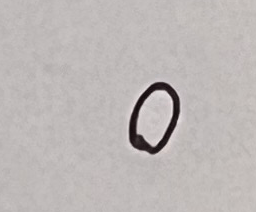
#> input picture old/0/0.png, 256 x 212 px; its folder holds only this picture in this run
$ python oldpictonew.py
#> lines starting #> are read from the running program, lines starting #| are printed output that depends on the picture; after the words box and inside, x2 and y2 are one past the last pixel; in counts of white or black regions, pixels touching at a corner belong together
### prepic.py
import cv2
import numpy as np


def image_preprocessing(imgpath):
    img = cv2.imdecode(np.fromfile(imgpath, dtype=np.uint8), -1)
    # 对图片边界进行扩展，防止后续裁剪时因边界值造成越界
    img = cv2.copyMakeBorder(img, 10, 10, 10, 10, cv2.BORDER_CONSTANT, value=(200, 200, 200))
    # 图像灰度化
    img = cv2.cvtColor(img, cv2.COLOR_BGR2GRAY)
    # 图像高斯降噪
    img = cv2.GaussianBlur(img, (5, 5), 0, 0, cv2.BORDER_DEFAULT)
    # 检测图像变化值最大的边缘
    img_edge1 = cv2.Canny(img, 100, 200)

    # 检测有效图像四面边界
    rows, cols = np.where(img_edge1 == 255)
    # 上
    min_row = np.min(rows)
    # 下
    max_row = np.max(rows)
    # 左
    min_col = np.min(cols)
    # 右
    max_col = np.max(cols)
    rows = max_row - min_row
    cols = max_col - min_col
    # 方形切片截取有效图片
    img = img[min_row:max_row + 1, min_col:max_col + 1]

    # 将图像转变成纯黑白
    img = np.where(img < 150, 255, 0)

    height, width = img.shape[:2]

    # 计算图像的最大边长
    max_side = max(height, width)

    # 创建一个正方形的白色背景
    square = np.full((max_side, max_side), 0, dtype=np.uint8)

    # 计算将图像放置在正方形中心的坐标
    x_pos = (max_side - width) // 2
    y_pos = (max_side - height) // 2

    # 将图像放置在正方形中心
    square[y_pos:y_pos + height, x_pos:x_pos + width] = img
    img = cv2.copyMakeBorder(square, 10, 10, 10, 10, cv2.BORDER_CONSTANT, value=0)

    newimg = cv2.resize(img, (28, 28), interpolation=cv2.INTER_NEAREST)

    return newimg

### oldpictonew.py
import cv2
from pathlib import Path
from prepic import image_preprocessing

newpath = Path(Path.cwd()/'new')
Path.mkdir(newpath,exist_ok=True)
for i in range(0,10):
    Path.mkdir(newpath/str(i),exist_ok=True)

root = Path.cwd()/'old'
dirs = root.iterdir()
for eachdir in dirs:
    for eachpic in eachdir.iterdir():
        imglist = image_preprocessing(eachpic)
#> in image_preprocessing, img is the input picture: shape (212, 256, 3); mean B, G, R 182.6, 183.9, 189.2
#> in image_preprocessing, `img = cv2.copyMakeBorder(img, 10, 10, 10, 10, cv2.BORDER_CONSTANT, val..`:
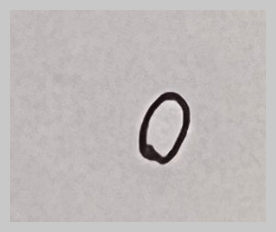
#> img: shape (232, 276, 3); mean B, G, R 185.3, 186.3, 190.9
#> in image_preprocessing, `img_edge1 = cv2.Canny(img, 100, 200)`:
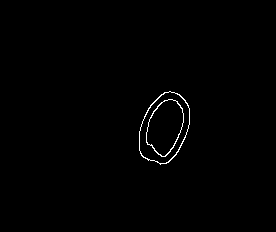
#> img_edge1: shape (232, 276); 0.63% white in thin lines or dots, all inside (x1, y1, x2, y2) = (139, 91, 190, 165)
#> in image_preprocessing, `rows, cols = np.where(img_edge1 == 255)`: rows = 404 values from 91 to 164; cols = 404 values, max 189 at index 112, min 139 at index 211, mean 164.3
#> in image_preprocessing, `min_row = np.min(rows)`: min_row = 91
#> in image_preprocessing, `max_row = np.max(rows)`: max_row = 164
#> in image_preprocessing, `min_col = np.min(cols)`: min_col = 139
#> in image_preprocessing, `max_col = np.max(cols)`: max_col = 189
#> in image_preprocessing, `rows = max_row - min_row`: rows = 73
#> in image_preprocessing, `cols = max_col - min_col`: cols = 50
#> in image_preprocessing, `img = img[min_row:max_row + 1, min_col:max_col + 1]`:
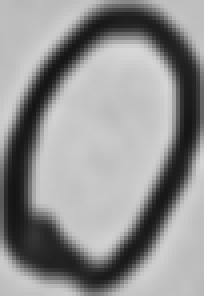
#> img: shape (74, 51) (shown 4 times larger); min 20, max 216, mean 145.6
#> in image_preprocessing, `img = np.where(img < 150, 255, 0)`:
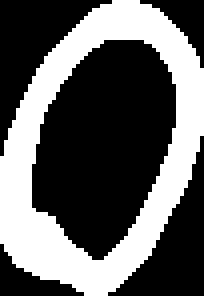
#> img: shape (74, 51) int64 (shown 4 times larger); 37.4% white; 1 white region, box (x1, y1, x2, y2) and area: (0, 0, 51, 74) 1411
#> in image_preprocessing, `square[y_pos:y_pos + height, x_pos:x_pos + width] = img`:
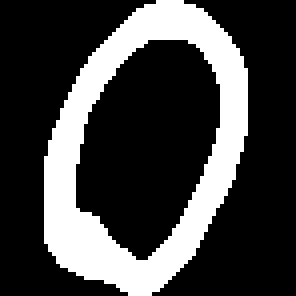
#> square: shape (74, 74) (shown 4 times larger); 25.8% white; 1 white region, box (x1, y1, x2, y2) and area: (11, 0, 62, 74) 1411
#> in image_preprocessing, `img = cv2.copyMakeBorder(square, 10, 10, 10, 10, cv2.BORDER_CONSTANT, ..`:
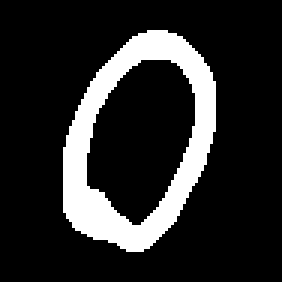
#> img: shape (94, 94) (shown 3 times larger); 16% white; 1 white region, box (x1, y1, x2, y2) and area: (21, 10, 72, 84) 1411
#> in image_preprocessing, `newimg = cv2.resize(img, (28, 28), interpolation=cv2.INTER_NEAREST)`:
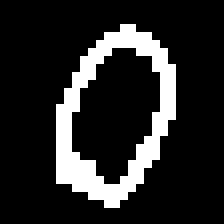
#> newimg: shape (28, 28) (shown 8 times larger); 15.6% white in thin lines or dots, all inside (x1, y1, x2, y2) = (7, 3, 22, 26)
        new_eachpic = str(eachpic).replace("old", "new")
        cv2.imwrite(new_eachpic, imglist)
        print(new_eachpic)
#> pass 2 of the loop `for eachdir in dirs:`:
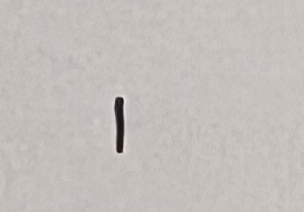
#> input picture old/1/0.png, 304 x 212 px
#> in image_preprocessing, img is the input picture: shape (212, 304, 3); mean B, G, R 187.9, 190.8, 196.7
#> in image_preprocessing (call 2), `img_edge1 = cv2.Canny(img, 100, 200)`:
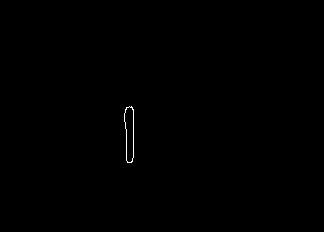
#> img_edge1: shape (232, 324); 0.16% white in thin lines or dots, all inside (x1, y1, x2, y2) = (124, 106, 134, 163)
#> in image_preprocessing (call 2), `rows, cols = np.where(img_edge1 == 255)`: rows = 124 values from 106 to 162; cols = 124 values, max 133 at index 13, min 124 at index 20, mean 129.2
#> min_row = 106
#> max_row = 162
#> min_col = 124
#> max_col = 133
#> in image_preprocessing (call 2), `rows = max_row - min_row`: rows = 56
#> in image_preprocessing (call 2), `cols = max_col - min_col`: cols = 9
#> square: shape (57, 57); 14.5% white; 1 white region, box (x1, y1, x2, y2) and area: (23, 0, 33, 57) 471
#> in image_preprocessing (call 2), `newimg = cv2.resize(img, (28, 28), interpolation=cv2.INTER_NEAREST)`:
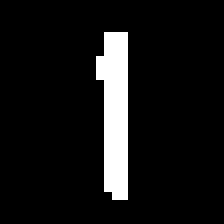
#> newimg: shape (28, 28) (shown 8 times larger); 8.3% white; 1 white region, box (x1, y1, x2, y2) and area: (12, 4, 16, 25) 65
print('ok')
